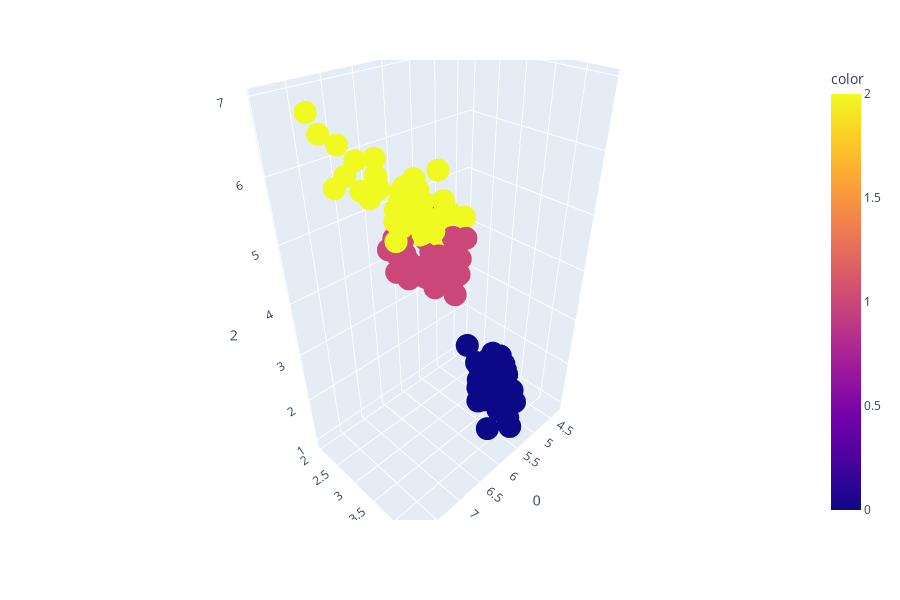

The code cell stored with this chart in its notebook:
### Code cell
px.scatter_3d(dat.data, x=0, y=1, z=2, color=dat.target)

### Figure 1 — Plotly figure (JSON) as saved in the notebook; plotly's stock layout.template omitted (floating-point values rounded to 4 significant figures; data arrays with more than 128 entries replaced by an {"elided": "..."} marker saying what was removed)
{"data": [{"hoverlabel": {"namelength": 0}, "hovertemplate": "0=%{x}<br>1=%{y}<br>2=%{z}<br>color=%{marker.color}", "legendgroup": "", "marker": {"color": {"elided": "150 int values"}, "coloraxis": "coloraxis", "symbol": "circle"}, "mode": "markers", "name": "", "scene": "scene", "showlegend": false, "type": "scatter3d", "x": {"elided": "150 float values"}, "y": {"elided": "150 float values"}, "z": {"elided": "150 float values"}}], "layout": {"coloraxis": {"colorbar": {"title": {"text": "color"}}, "colorscale": [[0, "#0d0887"], [0.1111, "#46039f"], [0.2222, "#7201a8"], [0.3333, "#9c179e"], [0.4444, "#bd3786"], [0.5556, "#d8576b"], [0.6667, "#ed7953"], [0.7778, "#fb9f3a"], [0.8889, "#fdca26"], [1, "#f0f921"]]}, "height": 600, "legend": {"tracegroupgap": 0}, "margin": {"t": 60}, "scene": {"domain": {"x": [0, 1], "y": [0, 1]}, "xaxis": {"title": {"text": "0"}}, "yaxis": {"title": {"text": "1"}}, "zaxis": {"title": {"text": "2"}}}}}
